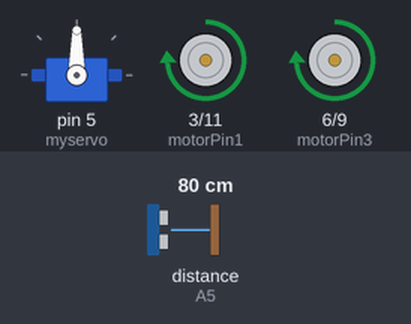
The sketch below on a simulated Arduino Uno, built with avr-gcc and run on an emulated ATmega328P. On the bench: servo, motor-driver pin pairs drawn as motors (green arrow = first pin HIGH = forward, orange = second pin HIGH = backward, longer = more drive). The test bench sets the inputs (shaded band); at power-on: distance to the obstacle (sensor on A5) 80 cm. The echo pulse lasts 58.3 µs per cm.

Above: at 3.9 s.
4.0 s: distance to the obstacle (sensor on A5) set to 12 cm
5.5 s: distance to the obstacle (sensor on A5) set to 9 cm
At 6.2 s:
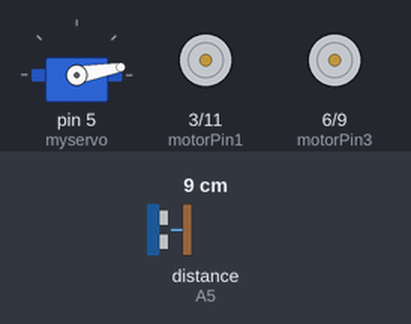
At 8.2 s:
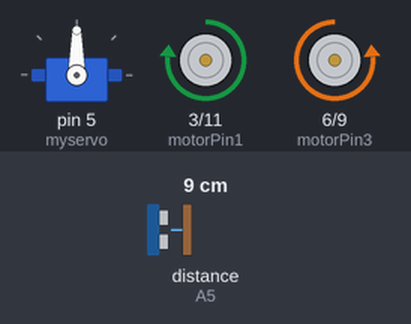
Timing chart, 0 to 14.5 s (numbered marks = the images above; inputs shaded):
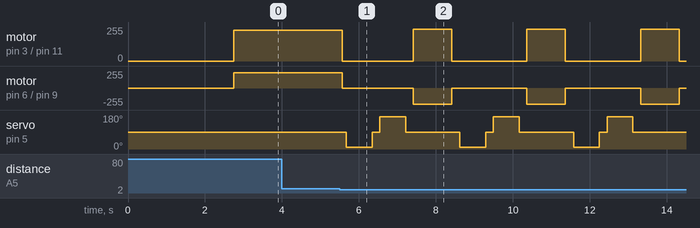

The sketch:

detection.ino
```cpp
#include <NewPing.h>
#include <Servo.h>
#define TRIG_PIN A4
#define ECHO_PIN A5
#define MAX_DISTANCE 200
NewPing sonar(TRIG_PIN, ECHO_PIN, MAX_DISTANCE);
Servo myservo;
boolean goesForward=false;
int distance = 100;
int speedSet = 0;
const int motorPin1  = 3;
const int motorPin2  = 11;
//Motor B
const int motorPin3  = 6;
const int motorPin4  = 9;
void setup() {
  myservo.attach(5);
  myservo.write(90);
  delay(2000);
  distance = readPing();
  delay(100);
  distance = readPing();
  delay(100);
  distance = readPing();
  delay(100);
  distance = readPing();
  delay(100);
}
void loop() {
 int distanceR = 0;
 int distanceL =  0;
 delay(40);

 if(distance<=10)
 {
  moveStop();
  delay(100);
 // moveBackward();
  //delay(600);
 // moveStop();
  //delay(200);
  distanceR = lookRight();
  delay(200);
  distanceL = lookLeft();
  delay(200);
  if(distanceR>=distanceL)
  {
    turnRight();
    moveStop();
  }else
  {
    turnLeft();
    moveStop();
  }
 }else
 {
  moveForward();
 }
 distance = readPing();
}
int lookRight()
{
    myservo.write(10);
    delay(500);
    int distance = readPing();
    delay(100);
    myservo.write(90);
    return distance;
}
int lookLeft()
{
    myservo.write(170);
    delay(500);
    int distance = readPing();
    delay(100);
    myservo.write(90);
    return distance;
    delay(100);
}
int readPing() {
  delay(70);
  int cm = sonar.ping_cm();
  if(cm==0)
  {
    cm = 250;
  }
  return cm;
}
void moveStop() {
  analogWrite(motorPin1, 0);
    analogWrite(motorPin2, 0);
    analogWrite(motorPin3, 0);
    analogWrite(motorPin4, 0);
  }

void moveForward() {
    analogWrite(motorPin1, 230); //the value 230 here is a PWM so you can change it depending ip on your motor speed
    analogWrite(motorPin2, 0);
    analogWrite(motorPin3, 230); // this one too
    analogWrite(motorPin4, 0);

}
void moveBackward() {

    analogWrite(motorPin1, 0);
    analogWrite(motorPin2, 230);
    analogWrite(motorPin3, 0);
    analogWrite(motorPin4, 230);

}
void turnRight() {
 analogWrite(motorPin1, 240);
    analogWrite(motorPin2, 0);
  analogWrite(motorPin3, 0);
    analogWrite(motorPin4, 240);
  delay(1000);
 moveForward();

}

void turnLeft() {
  analogWrite(motorPin1, 0);
    analogWrite(motorPin2, 240);
 analogWrite(motorPin3, 240);
    analogWrite(motorPin4, 0);
  delay(670);
   moveForward();
}
```

Measured:
- the behaviour switches between 11 and 10 cm on distance to the obstacle (sensor on A5) (found by bisection; images 0 and 1)
- after the input at 4.0 s, every drawn part: stays the same
- after the input at 5.5 s, motor on pin 3 (motorPin1) / pin 11 (motorPin2): alternates forward 240/255 for 1.0 s and stopped for 2.0 s, starting after 0.07 s; motor on pin 6 (motorPin3) / pin 9 (motorPin4): alternates backward 240/255 for 1.0 s and stopped for 2.0 s, starting after 0.07 s
